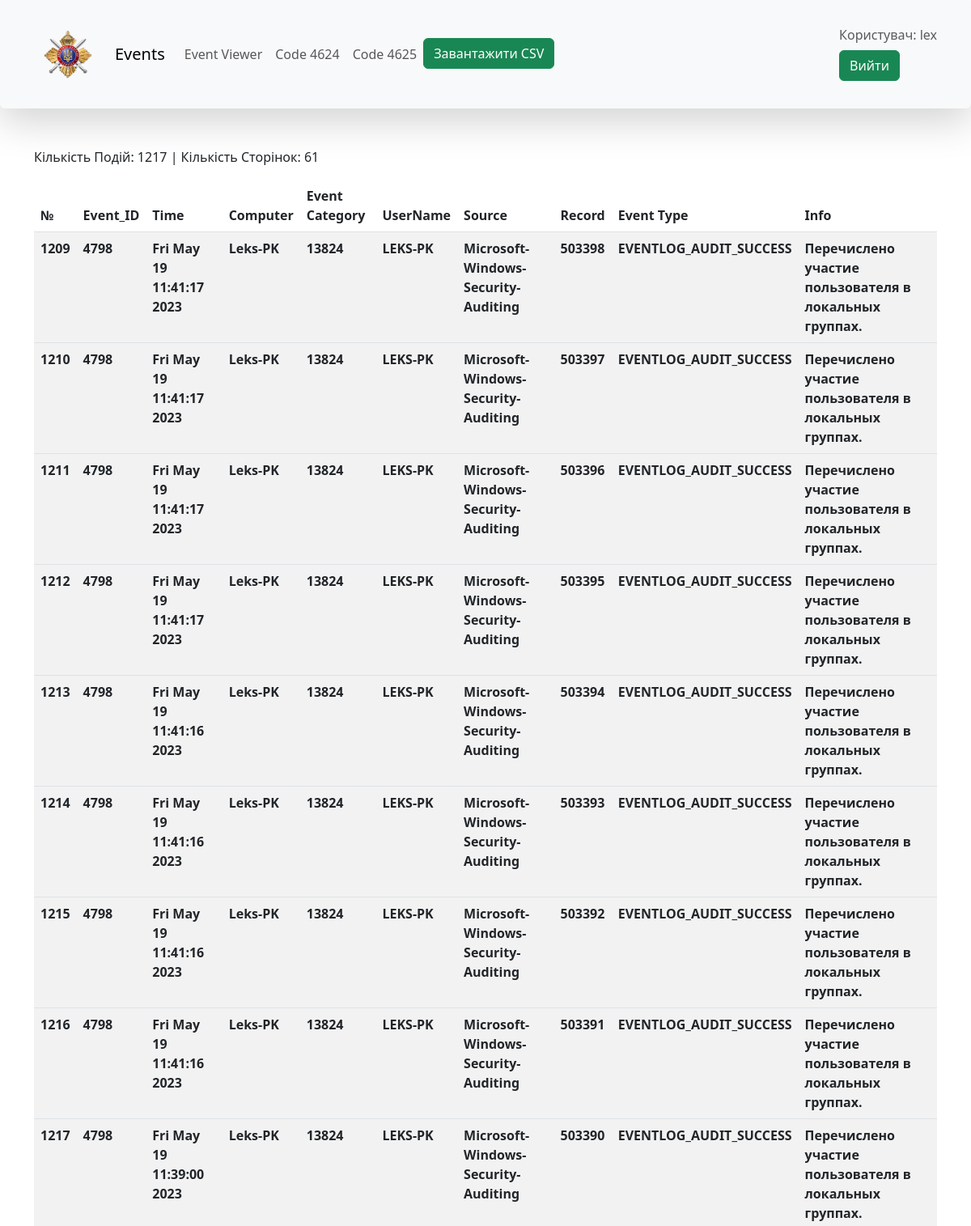
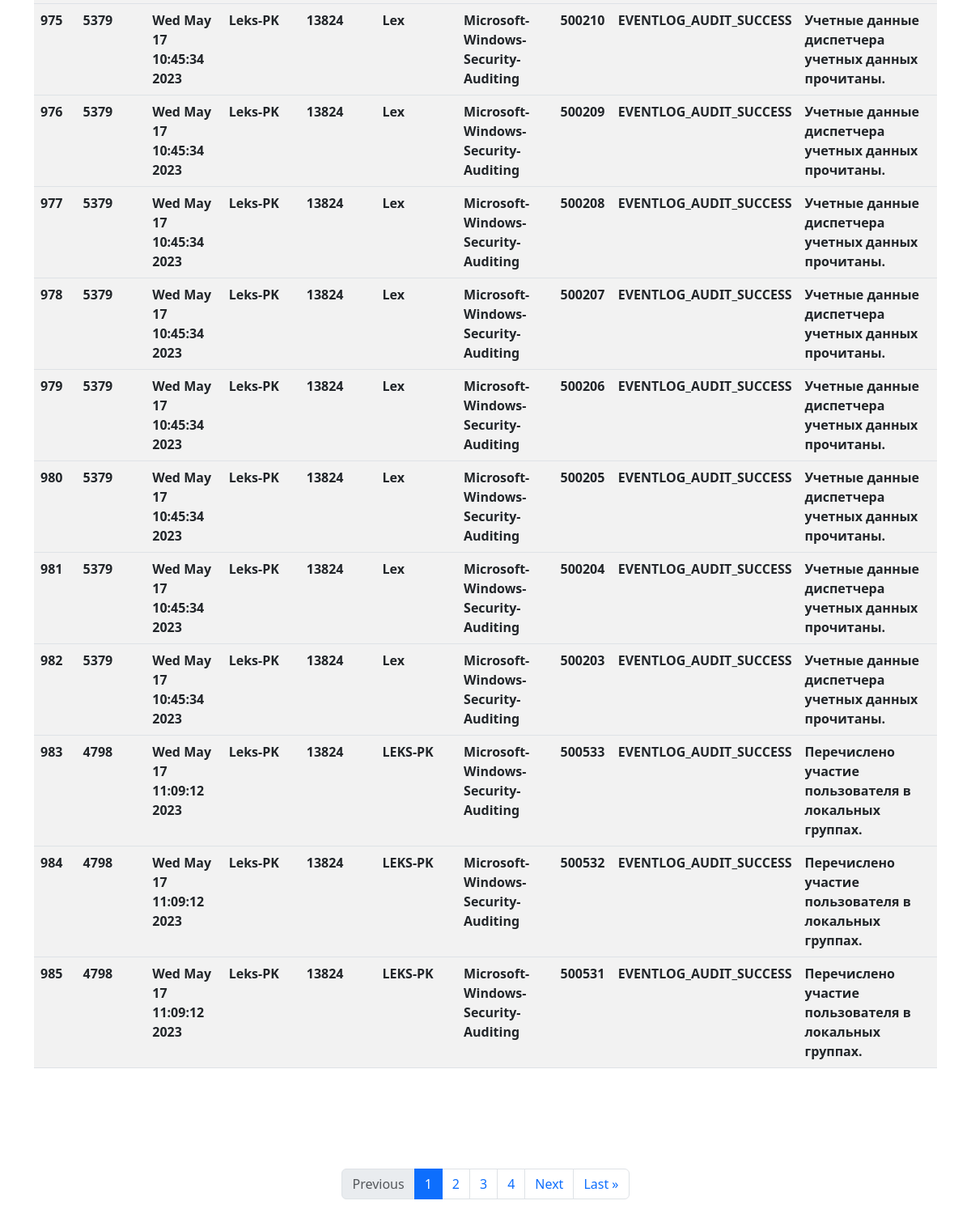
Screenshot of /simple_events/ (signed in) with the database file from the repository (2 pictures, top to bottom).
### event_viewer/models.py (models this page shows, shortened)
class EventLogReaderModel(models.Model):
    the_time = models.CharField(max_length=155, verbose_name='Час')
    etv_id = models.IntegerField(verbose_name='ID события')
    computer_name = models.CharField(max_length=155, verbose_name="Имя компьютера")
    user_name = models.CharField(max_length=155, verbose_name='Имя пользователя')
    category = models.CharField(max_length=155, verbose_name='Категория Логгов')
    source = models.CharField(max_length=155, verbose_name='Источник')
    record = models.CharField(max_length=155, verbose_name='Рекорд')
    event_type = models.CharField(max_length=155, verbose_name='Тип события')
    message = models.CharField(max_length=155, verbose_name='Сообщение')
    created_date = models.DateField(auto_now_add=True)
    class Meta:
        verbose_name = "Event"
        verbose_name_plural = 'Events'

### event_viewer/views.py (the view)
# urls.py: path('simple_events/', eventlog_reader, name='eventlog_reader'),
@login_required()
def eventlog_reader(request):
    EventLogReader('Security').read_events()
    events = EventLogReaderModel.objects.all().order_by('-created_date')
    total = EventLogReaderModel.objects.all().count()
    page_obj, page_range, num_pages = paginate_queryset(events, request)
    context = {'page_obj': page_obj,
               'num_pages': num_pages,
               'page_range': page_range,
               'total': total}
    return render(request, 'simple_events.html', context)

### event_viewer/utils.py (called while the page is built, shortened)
    def enter(self):
        self.handle = win32evtlog.OpenEventLog(None, self.log_name)
        return self

    def read_events(self):
        self.enter()
        try:
            flags = self.flags
            events = win32evtlog.ReadEventLog(self.handle, flags, 0)
            begin_sec = time.time()
            begin_time = time.strftime('%H:%M:%S ', time.localtime(begin_sec))
            total = win32evtlog.GetNumberOfEventLogRecords(self.handle)
        except Exception as e:
            print(f'Error reading event log: {e}')

### event_viewer/views.py (called while the page is built)
def get_page_range(current_page, num_pages):
    page_range = []
    if current_page > 1:
        page_range.append(1)
    for page in range(current_page - 3, current_page):
        if page > 1:
            page_range.append(page)
    page_range.append(current_page)
    for page in range(current_page + 1, current_page + 4):
        if page <= num_pages:
            page_range.append(page)
    return page_range

def paginate_queryset(queryset, request, per_page=20):
    paginator = Paginator(queryset, per_page)
    page_number = request.GET.get('page')
    page_obj = paginator.get_page(page_number)
    num_pages = paginator.num_pages
    current_page = page_obj.number
    page_range = get_page_range(current_page, per_page)
    return page_obj, page_range, num_pages

### templates/simple_events.html
{% extends 'base.html' %}
{% block content %}
    <div class="container">
        <p>Кількість Подій: {{ total }}   |    Кількість Сторінок: {{ num_pages }}</p>
        <table class="table table-striped table-hover">
            <thead>
            <tr>
                <th scope="col">№</th>
                <th scope="col">Event_ID</th>
                <th scope="col">Time</th>
                <th scope="col">Computer</th>
                <th scope="col">Event Category</th>
                <th scope="col">UserName</th>
                <th scope="col">Source</th>
                <th scope="col">Record</th>
                <th scope="col">Event Type</th>
                <th scope="col">Info</th>
            </tr>
            </thead>
            {% for event in page_obj %}
                <tbody>
                <th scope="row">{{ event.id }}</th>
                <th scope="row">{{ event.etv_id }}</th>
                <th scope="row">{{ event.the_time }}</th>
                <th scope="row">{{ event.computer_name }}</th>
                <th scope="row">{{ event.category }}</th>
                <th scope="row">{{ event.user_name }}</th>
                <th scope="row">{{ event.source }}</th>
                <th scope="row">{{ event.record }}</th>
                <th scope="row">{{ event.event_type }}</th>
                <th scope="row">{{ event.message }}</th>
                </tbody>
            {% endfor %}
        </table>
    </div>
    <nav class="mt-4" aria-label="Page navigation sample" style="padding-top: 100px; margin-bottom: 100px">
        {% if page_obj.has_other_pages %}
            <ul class="pagination justify-content-center">
                {% if page_obj.has_previous %}
                    <li class="page-item"><a class="page-link"
                                             href="?page={{ page_obj.previous_page_number }}">Previous</a></li>
                {% else %}
                    <li class="page-item disabled"><a class="page-link" href="#">Previous</a></li>
                {% endif %}
                {% for page in page_range %}
                    {% if page == page_obj.number %}
                        <li class="page-item active"><a class="page-link" href="#">{{ page }}</a></li>
                    {% else %}
                        <li class="page-item"><a class="page-link" href="?page={{ page }}">{{ page }}</a></li>
                    {% endif %}
                {% endfor %}
                {% if page_obj.has_next %}
                    <li class="page-item"><a class="page-link" href="?page={{ page_obj.next_page_number }}">Next</a></li>
                    <li class="page-item"><a class="page-link" href="?page={{ page_obj.paginator.num_pages }}">Last &raquo</a></li>
                {% else %}
                    <li class="page-item disable"><a class="page-link" href="#">Next</a></li>
                {% endif %}
            </ul>
        {% endif %}
    </nav>
{% endblock %}

### templates/base.html (shortened to what this page needs)
{% load static %}
<!doctype html>
<html lang="en">
  <head>
    <link href="https://cdn.jsdelivr.net/npm/bootstrap@5.3.0-alpha3/dist/css/bootstrap.min.css" rel="stylesheet">
  </head>
  <body>
  {% include 'includes/navbar.html' %}
  {% block content %}
  {% endblock %}
  </body>
</html>

### templates/includes/navbar.html (shortened to what this page needs)
{% load static %}
<div class="shadow-lg p-3 mb-5 bg-body-tertiary rounded">
    <nav class="navbar navbar-expand-lg bg-body-tertiary">
        <div class="container">
            <nav class="navbar navbar-light bg-light">
                <div class="container">
                    <a class="navbar-brand" href="{% url 'home' %}">
                        <img src="{% static 'event_viewer/img/udo_logo.png' %}" alt="logo" width="60" height="60">
                    </a>
                </div>
            </nav>
            <a class="navbar-brand" href="{% url 'eventlog_reader' %}">Events</a>
            <div class="collapse navbar-collapse" id="navbarNav">
                <ul class="navbar-nav me-auto mb-2 mb-lg-0">
                    <li class="nav-item">
                        <a class="nav-link{% if request.path == "/" %} active {% endif %}" aria-current="page" href="/">Event
                            Viewer</a>
                    </li>
                    <li class="nav-item">
                        <a class="nav-link {% if request.path == "success_events" %} active {% endif %}"
                           aria-current="page"
                           href="{% url 'filter_events_success' %}">Code 4624</a>
                    </li>
                    <li class="nav-item">
                        <a class="nav-link {% if request.path == "failure_events" %} active {% endif %}"
                           href="{% url 'filter_events_failure' %}">Code 4625</a>
                    </li>
                    <li class="nav-item">
                        <a class="btn btn-success" href="{% url 'download_csv' %}">Завантажити CSV</a>
                    </li>
                </ul>
            </div>
            <div class="col-lg-3 col-sm-6 col-8 order-2 order-lg-3">
                <div class="d-flex justify-content-end mb-3 mb-lg-0">
                     {% if user.is_authenticated %}
                        <div class="widget-header">
                            <h6 class="title text-muted">Користувач: {{ user.username }}</h6>
                            <div>
                                <a class="btn btn-success" href="{% url 'logout' %}">Вийти</a>
                            </div>
                        </div>
                    {% else %}
                        <div class="widget-header">
                            <div>
                                <a class="btn btn-success" href="{% url 'login' %}">Увійти</a>
                            </div>
                        </div>
                    {% endif %}
                </div>
            </div>
        </div>
    </nav>
</div>

### rows the page displays
EventLogReaderModel: id "1209", etv_id "4798", the_time "Fri May 19 11:41:17 2023", computer_name "Leks-PK", category "13824", user_name "LEKS-PK", source "Microsoft-Windows-Security-Auditing", record "503398", event_type "EVENTLOG_AUDIT_SUCCESS", message "Перечислено участие пользователя в локальных группах."
EventLogReaderModel: id "1210", etv_id "4798", the_time "Fri May 19 11:41:17 2023", computer_name "Leks-PK", category "13824", user_name "LEKS-PK", source "Microsoft-Windows-Security-Auditing", record "503397", event_type "EVENTLOG_AUDIT_SUCCESS", message "Перечислено участие пользователя в локальных группах."
EventLogReaderModel: id "1211", etv_id "4798", the_time "Fri May 19 11:41:17 2023", computer_name "Leks-PK", category "13824", user_name "LEKS-PK", source "Microsoft-Windows-Security-Auditing", record "503396", event_type "EVENTLOG_AUDIT_SUCCESS", message "Перечислено участие пользователя в локальных группах."
EventLogReaderModel: id "1212", etv_id "4798", the_time "Fri May 19 11:41:17 2023", computer_name "Leks-PK", category "13824", user_name "LEKS-PK", source "Microsoft-Windows-Security-Auditing", record "503395", event_type "EVENTLOG_AUDIT_SUCCESS", message "Перечислено участие пользователя в локальных группах."
EventLogReaderModel: id "1213", etv_id "4798", the_time "Fri May 19 11:41:16 2023", computer_name "Leks-PK", category "13824", user_name "LEKS-PK", source "Microsoft-Windows-Security-Auditing", record "503394", event_type "EVENTLOG_AUDIT_SUCCESS", message "Перечислено участие пользователя в локальных группах."
EventLogReaderModel: id "1214", etv_id "4798", the_time "Fri May 19 11:41:16 2023", computer_name "Leks-PK", category "13824", user_name "LEKS-PK", source "Microsoft-Windows-Security-Auditing", record "503393", event_type "EVENTLOG_AUDIT_SUCCESS", message "Перечислено участие пользователя в локальных группах."
EventLogReaderModel: id "1215", etv_id "4798", the_time "Fri May 19 11:41:16 2023", computer_name "Leks-PK", category "13824", user_name "LEKS-PK", source "Microsoft-Windows-Security-Auditing", record "503392", event_type "EVENTLOG_AUDIT_SUCCESS", message "Перечислено участие пользователя в локальных группах."
EventLogReaderModel: id "1216", etv_id "4798", the_time "Fri May 19 11:41:16 2023", computer_name "Leks-PK", category "13824", user_name "LEKS-PK", source "Microsoft-Windows-Security-Auditing", record "503391", event_type "EVENTLOG_AUDIT_SUCCESS", message "Перечислено участие пользователя в локальных группах."
EventLogReaderModel: id "1217", etv_id "4798", the_time "Fri May 19 11:39:00 2023", computer_name "Leks-PK", category "13824", user_name "LEKS-PK", source "Microsoft-Windows-Security-Auditing", record "503390", event_type "EVENTLOG_AUDIT_SUCCESS", message "Перечислено участие пользователя в локальных группах."
EventLogReaderModel: id "975", etv_id "5379", the_time "Wed May 17 10:45:34 2023", computer_name "Leks-PK", category "13824", user_name "Lex", source "Microsoft-Windows-Security-Auditing", record "500210", event_type "EVENTLOG_AUDIT_SUCCESS", message "Учетные данные диспетчера учетных данных прочитаны."
EventLogReaderModel: id "976", etv_id "5379", the_time "Wed May 17 10:45:34 2023", computer_name "Leks-PK", category "13824", user_name "Lex", source "Microsoft-Windows-Security-Auditing", record "500209", event_type "EVENTLOG_AUDIT_SUCCESS", message "Учетные данные диспетчера учетных данных прочитаны."
EventLogReaderModel: id "977", etv_id "5379", the_time "Wed May 17 10:45:34 2023", computer_name "Leks-PK", category "13824", user_name "Lex", source "Microsoft-Windows-Security-Auditing", record "500208", event_type "EVENTLOG_AUDIT_SUCCESS", message "Учетные данные диспетчера учетных данных прочитаны."
EventLogReaderModel: id "978", etv_id "5379", the_time "Wed May 17 10:45:34 2023", computer_name "Leks-PK", category "13824", user_name "Lex", source "Microsoft-Windows-Security-Auditing", record "500207", event_type "EVENTLOG_AUDIT_SUCCESS", message "Учетные данные диспетчера учетных данных прочитаны."
EventLogReaderModel: id "979", etv_id "5379", the_time "Wed May 17 10:45:34 2023", computer_name "Leks-PK", category "13824", user_name "Lex", source "Microsoft-Windows-Security-Auditing", record "500206", event_type "EVENTLOG_AUDIT_SUCCESS", message "Учетные данные диспетчера учетных данных прочитаны."
EventLogReaderModel: id "980", etv_id "5379", the_time "Wed May 17 10:45:34 2023", computer_name "Leks-PK", category "13824", user_name "Lex", source "Microsoft-Windows-Security-Auditing", record "500205", event_type "EVENTLOG_AUDIT_SUCCESS", message "Учетные данные диспетчера учетных данных прочитаны."
EventLogReaderModel: id "981", etv_id "5379", the_time "Wed May 17 10:45:34 2023", computer_name "Leks-PK", category "13824", user_name "Lex", source "Microsoft-Windows-Security-Auditing", record "500204", event_type "EVENTLOG_AUDIT_SUCCESS", message "Учетные данные диспетчера учетных данных прочитаны."
EventLogReaderModel: id "982", etv_id "5379", the_time "Wed May 17 10:45:34 2023", computer_name "Leks-PK", category "13824", user_name "Lex", source "Microsoft-Windows-Security-Auditing", record "500203", event_type "EVENTLOG_AUDIT_SUCCESS", message "Учетные данные диспетчера учетных данных прочитаны."
EventLogReaderModel: id "983", etv_id "4798", the_time "Wed May 17 11:09:12 2023", computer_name "Leks-PK", category "13824", user_name "LEKS-PK", source "Microsoft-Windows-Security-Auditing", record "500533", event_type "EVENTLOG_AUDIT_SUCCESS", message "Перечислено участие пользователя в локальных группах."
EventLogReaderModel: id "984", etv_id "4798", the_time "Wed May 17 11:09:12 2023", computer_name "Leks-PK", category "13824", user_name "LEKS-PK", source "Microsoft-Windows-Security-Auditing", record "500532", event_type "EVENTLOG_AUDIT_SUCCESS", message "Перечислено участие пользователя в локальных группах."
EventLogReaderModel: id "985", etv_id "4798", the_time "Wed May 17 11:09:12 2023", computer_name "Leks-PK", category "13824", user_name "LEKS-PK", source "Microsoft-Windows-Security-Auditing", record "500531", event_type "EVENTLOG_AUDIT_SUCCESS", message "Перечислено участие пользователя в локальных группах."

### other values shown
{{ user.username }} "lex"
{{ total }} "1217"
{{ num_pages }} "61"
{{ page }} "1"
{{ page }} "2" "3" "4"
